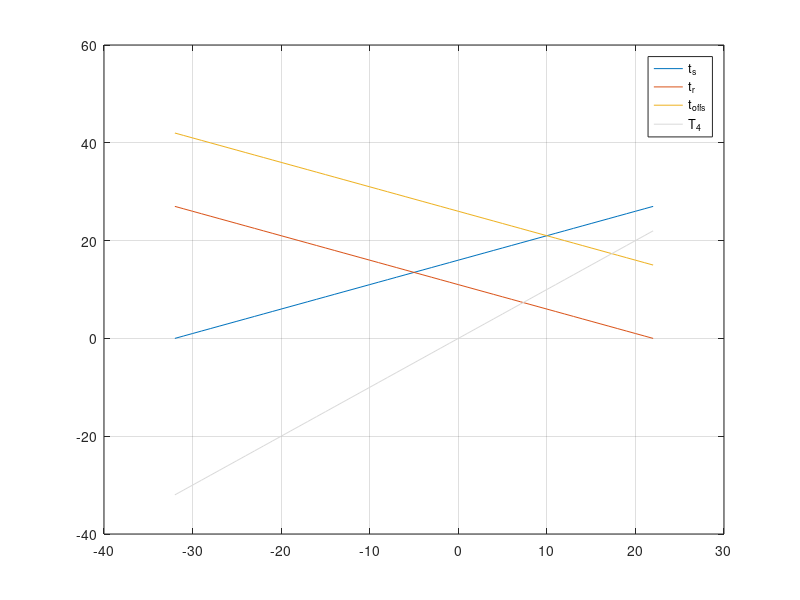

The MATLAB source for this figure:
function ret = test
t0 = 10;
ts = 12;
tr = 15;
toffs = 30;
T1 = 10;
T2 = t0 + ts + tr;
T3 = t0 + ts + toffs;
T4 = (2*T1 - T3):(2*T2 - T3);
x = cell(length(T4), 1);
for i = 1:length(T4)
    x{i} = model1(T1, T2, T3, T4(i));
end
ret = struct();
ret.data = cell2mat(x);
ret.time = T4';
ret.T3 = T3;
ret.T2 = T2;
ret.T1 = T1;
plot_model(ret);
end

function x = model1(T1, T2, T3, T4)
A = [1 0 1; 0 1 1; 1 1 0];
b = [T3 - T1; T2 - T4; T2 - T1];
x = (A \ b)';
end

function plot_model(ret)
figure();
plot(ret.time, ret.data(:,1)); hold on
plot(ret.time, ret.data(:,2));
plot(ret.time, ret.data(:,3));
plot(ret.time, ret.time, 'Color', 0.85 * ones(3,1));
grid on;
legend("t_s", "t_r", "t_{offs}", "T_4");
% ylim([-100, 100]);
end
